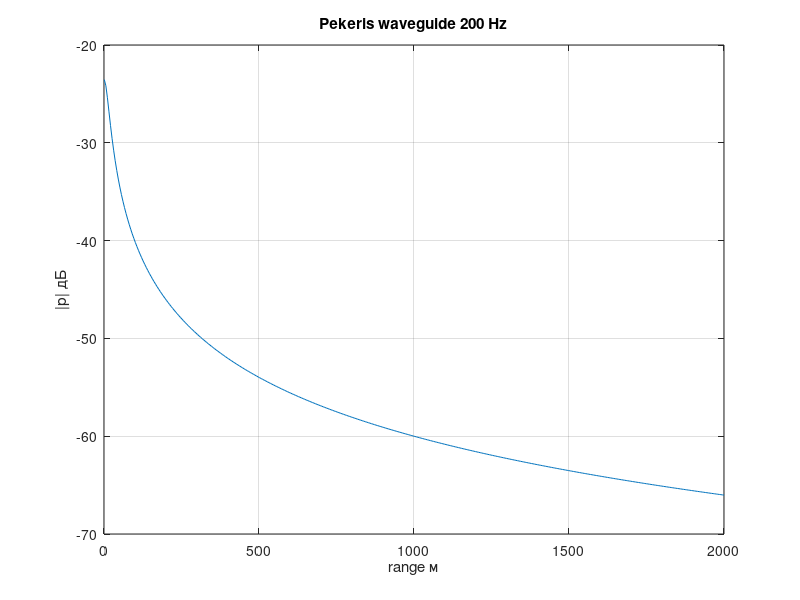

The MATLAB source for this figure:
% Волновод Пекериса
% Метод изображений: дно + поверхность

f = 200; Hw = 50; zs = 5; zr = 20; c = 1500;
k = 2*pi*f/c;
rr2 = linspace(1, 2000, 400);
pTot = zeros(1, numel(rr2));
for m = -20:20
    if m == 0
        dzs = zs;
    elseif m > 0
        dzs = 2*m*Hw - zs;
    else
        dzs = -2*m*Hw - zs;
    end
    dz = zr - dzs;
    rr3 = sqrt(rr2.^2 + dz.^2) + 1e-6;
    if m >= 0, coef = 1; else, coef = -1; end
    pTot = pTot + coef*exp(-1i*k*rr3)./rr3;
end
figure;
plot(rr2, 20*log10(abs(pTot)));
title('Pekeris waveguide 200 Hz'); xlabel('range м'); ylabel('|p| дБ'); grid on;

%{
@play
{
 "title": "Pekeris waveguide",
 "groups": [
  {
   "name": "Waveguide",
   "controls": [
    {
     "var": "f",
     "label": "f Hz",
     "min": 50,
     "max": 500,
     "step": 50,
     "default": 200
    },
    {
     "var": "Hw",
     "label": "Sea depth m",
     "min": 20,
     "max": 100,
     "step": 10,
     "default": 50
    }
   ]
  }
 ]
}
%}
